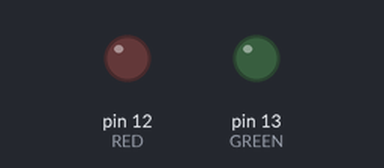
The sketch below on a simulated Arduino Uno, built with avr-gcc and run on an emulated ATmega328P. On the bench: output pins drawn as LEDs (lit = HIGH). Random numbers use the default seed unless the sketch sets one; what the sketch prints to the serial monitor is not drawn. At 34.0 s the program stops and its outputs stay as they are.

Above: at 0.1 s.
At 14.6 s:
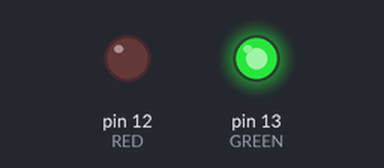
At 22.7 s:
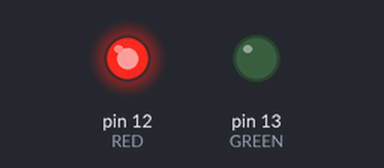
At 32.1 s:
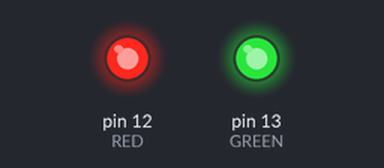
Timing chart, 0 to 33.6 s (numbered marks = the images above):
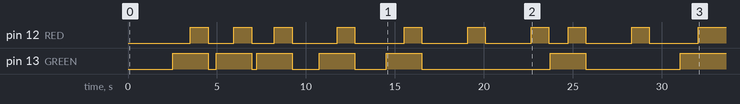

Measured:
- by itself, pin 12 (RED): LOW → HIGH at 3.5 s, → LOW 1.0 s later, → HIGH 1.4 s later, → LOW 1.0 s later, … (19 changes in this stretch)
- by itself, pin 13 (GREEN): LOW → HIGH at 2.5 s, → LOW 2.0 s later, → HIGH 0.44 s later, → LOW 2.0 s later, … (13 changes in this stretch)

The sketch:

loop_match_2_while_loop.ino
```cpp
/* Exercise 2, with a WHILE loop and a Break statement:
- http://arduino.cc/en/Reference/Break

 Test a random number agains a value:
 a iteretive loop perform 255 runs to see if a random number in range 0-255
 is equal to the target value set to 200.

 Light a led in case
 Light the other LED if a run of 255 test has gone
 Log the results (if success) trough serialport
 */

// Data structure

const byte GREEN   = 13  ; // LED for found value
const byte RED     = 12 ;  // LEAD for restart

const int TARGET   = 200 ;
long randomNumber = 0L;

// Staff
const int WAIT = 1000 ;
const int REST = 10 ;
byte count = 0 ;
const byte MAXRUN = 10 ;
byte totalRun = 0 ;

void setup() {
  pinMode(RED,OUTPUT);
  pinMode(GREEN,OUTPUT);
  // Serial stuff
  Serial.begin(9600);
  Serial.println("Initializing random sequence, please wait for results.");
  randomSeed(analogRead(0)); // Random initializer
}

void loop() {  // put your main code here, to run repeatedly:
  digitalWrite(GREEN, LOW);
  digitalWrite(RED, LOW);
  // Serial.println(count);

  while (count < 255) {
    randomNumber = random(0,255); //Randoom value generated
    Serial.print("|");
    count++ ;
    delay(REST);
    if (randomNumber == TARGET) {  // When we catch the value
      Serial.println();
      Serial.print("--> Match found! Counter was at: "); // serial message
      Serial.println(count);
      digitalWrite(GREEN, HIGH);
      delay(WAIT);
      count++ ;
      break; // Interrompe il ciclo
    }
  }

  Serial.println();
  Serial.println("Counter resetted.");   // serial staff
  count = 0;
  digitalWrite(RED, HIGH);
  delay(WAIT);
  count++ ;
  totalRun++ ;
  if (totalRun == MAXRUN) {
    Serial.println("10 runs done, exit program.");
    digitalWrite(RED, HIGH);
    delay(WAIT);
    exit(0);
  }
}
```
